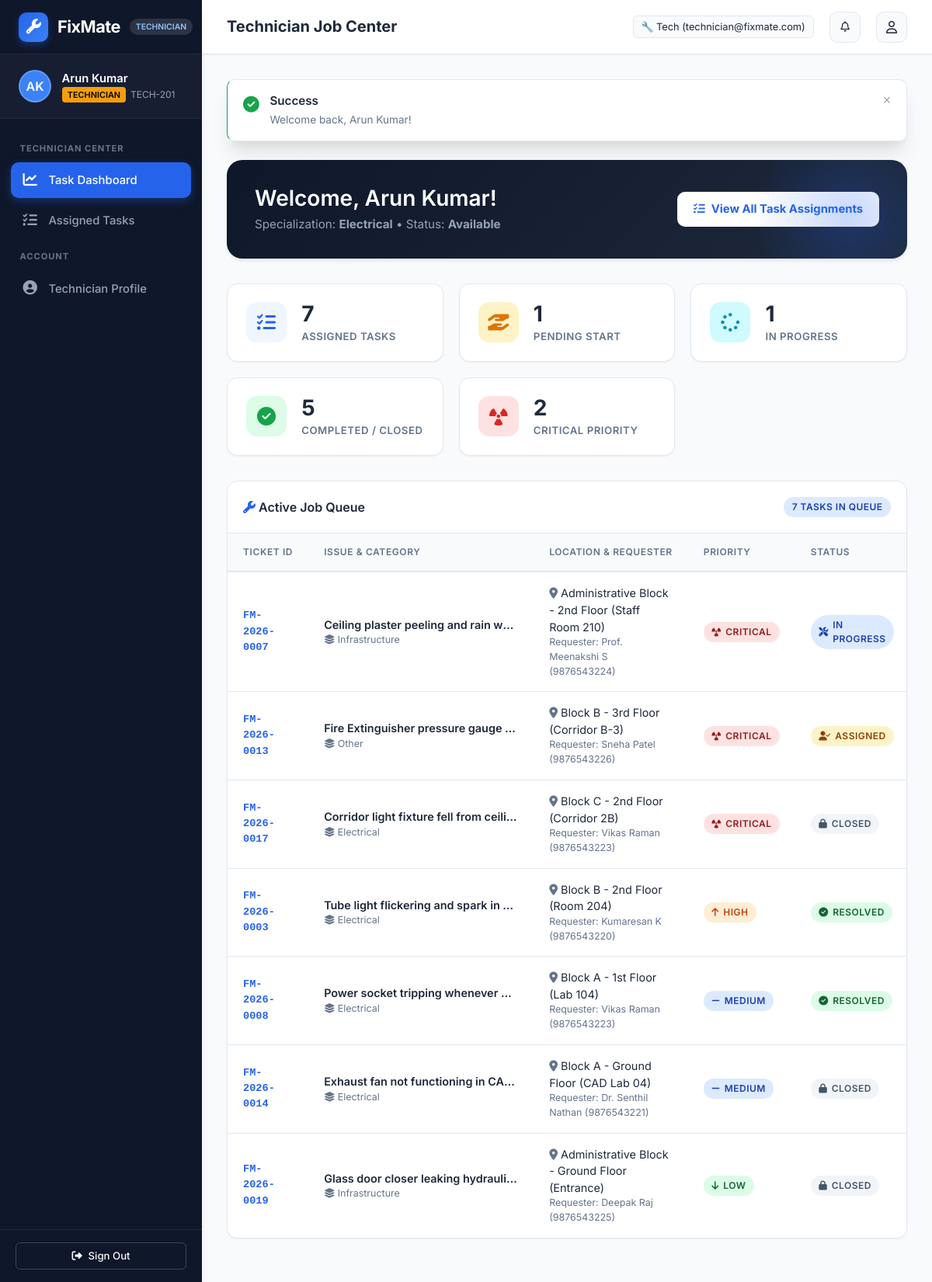
Page /technician/dashboard.php (signed in) on the committed database.
### tables this page shows
CREATE TABLE `technicians` (
  `id` INT AUTO_INCREMENT PRIMARY KEY,
  `user_id` INT NOT NULL UNIQUE,
  `specialization` VARCHAR(100) NOT NULL,
  `availability` ENUM('Available', 'Busy', 'On Leave') NOT NULL DEFAULT 'Available',
  `experience` VARCHAR(50) DEFAULT '3+ years',
  `status` ENUM('active', 'inactive') NOT NULL DEFAULT 'active',
  `created_at` TIMESTAMP NOT NULL DEFAULT CURRENT_TIMESTAMP,
  `updated_at` TIMESTAMP NOT NULL DEFAULT CURRENT_TIMESTAMP ON UPDATE CURRENT_TIMESTAMP,
  FOREIGN KEY (`user_id`) REFERENCES `users`(`id`) ON DELETE CASCADE,
  INDEX `idx_tech_specialization` (`specialization`),
  INDEX `idx_tech_availability` (`availability`)
);

CREATE TABLE `complaints` (
  `id` INT AUTO_INCREMENT PRIMARY KEY,
  `complaint_code` VARCHAR(30) NOT NULL UNIQUE,
  `user_id` INT NOT NULL,
  `category_id` INT NOT NULL,
  `technician_id` INT NULL DEFAULT NULL,
  `title` VARCHAR(255) NOT NULL,
  `description` TEXT NOT NULL,
  `location` VARCHAR(255) NOT NULL,
  `building` VARCHAR(100) NOT NULL,
  `floor` VARCHAR(50) NOT NULL,
  `room_number` VARCHAR(50) NULL DEFAULT NULL,
  `priority` ENUM('Low', 'Medium', 'High', 'Critical') NOT NULL DEFAULT 'Medium',
  `status` ENUM('Submitted', 'Assigned', 'In Progress', 'Resolved', 'Closed') NOT NULL DEFAULT 'Submitted',
  `submitted_date` DATETIME NOT NULL DEFAULT CURRENT_TIMESTAMP,
  `assigned_date` DATETIME NULL DEFAULT NULL,
  `started_date` DATETIME NULL DEFAULT NULL,
  `resolved_date` DATETIME NULL DEFAULT NULL,
  `closed_date` DATETIME NULL DEFAULT NULL,
  `preferred_date` DATE NULL DEFAULT NULL,
  `contact_number` VARCHAR(25) NOT NULL,
  `image_url` VARCHAR(255) NULL DEFAULT NULL,
  `resolution_notes` TEXT NULL DEFAULT NULL,
  `parts_used` VARCHAR(255) NULL DEFAULT NULL,
  `created_at` TIMESTAMP NOT NULL DEFAULT CURRENT_TIMESTAMP,
  `updated_at` TIMESTAMP NOT NULL DEFAULT CURRENT_TIMESTAMP ON UPDATE CURRENT_TIMESTAMP,
  FOREIGN KEY (`user_id`) REFERENCES `users`(`id`) ON DELETE CASCADE,
  FOREIGN KEY (`category_id`) REFERENCES `categories`(`id`) ON DELETE RESTRICT,
  FOREIGN KEY (`technician_id`) REFERENCES `technicians`(`id`) ON DELETE SET NULL,
  INDEX `idx_complaint_status` (`status`),
  INDEX `idx_complaint_priority` (`priority`),
  INDEX `idx_complaint_code` (`complaint_code`)
);

CREATE TABLE `categories` (
  `id` INT AUTO_INCREMENT PRIMARY KEY,
  `category_name` VARCHAR(100) NOT NULL UNIQUE,
  `icon` VARCHAR(50) DEFAULT 'fa-tools',
  `description` TEXT,
  `status` ENUM('active', 'inactive') NOT NULL DEFAULT 'active',
  `created_at` TIMESTAMP NOT NULL DEFAULT CURRENT_TIMESTAMP,
  INDEX `idx_cat_status` (`status`)
);

CREATE TABLE `users` (
  `id` INT AUTO_INCREMENT PRIMARY KEY,
  `full_name` VARCHAR(100) NOT NULL,
  `email` VARCHAR(150) NOT NULL UNIQUE,
  `phone` VARCHAR(25) NOT NULL,
  `employee_id` VARCHAR(50) NOT NULL UNIQUE,
  `department` VARCHAR(100) NOT NULL,
  `password` VARCHAR(255) NOT NULL,
  `role` ENUM('user', 'technician', 'admin') NOT NULL DEFAULT 'user',
  `status` ENUM('active', 'inactive') NOT NULL DEFAULT 'active',
  `created_at` TIMESTAMP NOT NULL DEFAULT CURRENT_TIMESTAMP,
  `updated_at` TIMESTAMP NOT NULL DEFAULT CURRENT_TIMESTAMP ON UPDATE CURRENT_TIMESTAMP,
  INDEX `idx_user_role` (`role`),
  INDEX `idx_user_status` (`status`)
);

### includes/auth.php (called while the page is built, shortened)
<?php
require_once __DIR__ . '/functions.php';
function isLoggedIn(): bool {
    return isset($_SESSION['user_id']) && !empty($_SESSION['user_id']);
}
function getCurrentUser(): ?array {
    return [
        'id'          => (int)$_SESSION['user_id'],
        'full_name'   => $_SESSION['full_name'] ?? 'User',
        'email'       => $_SESSION['email'] ?? '',
        'role'        => $_SESSION['role'] ?? 'user',
        'employee_id' => $_SESSION['employee_id'] ?? '',
        'department'  => $_SESSION['department'] ?? ''
    ];
}

### technician/dashboard.php (the view, shortened to what this page needs)
<?php
require_once __DIR__ . '/../includes/auth.php';
$user = requireRole(['technician', 'admin'], '../');
$pdo = getDB();
$techStmt = $pdo->prepare("SELECT * FROM technicians WHERE user_id = ?");
$techStmt->execute([$user['id']]);
$technician = $techStmt->fetch();
$techId = $technician ? (int)$technician['id'] : 0;
$stmtTotal = $pdo->prepare("SELECT COUNT(*) FROM complaints WHERE technician_id = ?");
$stmtTotal->execute([$techId]);
$totalAssigned = (int)$stmtTotal->fetchColumn();
$stmtPending = $pdo->prepare("SELECT COUNT(*) FROM complaints WHERE technician_id = ? AND status = 'Assigned'");
$stmtPending->execute([$techId]);
$pendingCount = (int)$stmtPending->fetchColumn();
$stmtProgress = $pdo->prepare("SELECT COUNT(*) FROM complaints WHERE technician_id = ? AND status = 'In Progress'");
$stmtProgress->execute([$techId]);
$inProgressCount = (int)$stmtProgress->fetchColumn();
$stmtResolved = $pdo->prepare("SELECT COUNT(*) FROM complaints WHERE technician_id = ? AND status IN ('Resolved', 'Closed')");
$stmtResolved->execute([$techId]);
$completedCount = (int)$stmtResolved->fetchColumn();
$stmtCritical = $pdo->prepare("SELECT COUNT(*) FROM complaints WHERE technician_id = ? AND priority = 'Critical' AND status NOT IN ('Resolved', 'Closed')");
$stmtCritical->execute([$techId]);
$criticalCount = (int)$stmtCritical->fetchColumn();
$stmtTasks = $pdo->prepare("
    SELECT c.*, cat.category_name, u_req.full_name AS requester_name, u_req.phone AS requester_phone
    FROM complaints c
    LEFT JOIN categories cat ON c.category_id = cat.id
    LEFT JOIN users u_req ON c.user_id = u_req.id
    WHERE c.technician_id = ?
    ORDER BY FIELD(c.priority, 'Critical', 'High', 'Medium', 'Low'), c.created_at DESC
    LIMIT 10
");
$stmtTasks->execute([$techId]);
$tasks = $stmtTasks->fetchAll();
require_once __DIR__ . '/../includes/header.php';
require_once __DIR__ . '/../includes/sidebar.php';
?>
<div class="main-wrapper">
  <?php require_once __DIR__ . '/../includes/navbar.php'; ?>
  <main class="page-content">
    <?= displayFlash() ?>
    <div class="dashboard-hero">
      <div class="hero-text">
        <h1>Welcome, <?= e($user['full_name']) ?>!</h1>
        <p>Specialization: <strong><?= e($technician['specialization'] ?? 'General Maintenance') ?></strong> • Status: <strong><?= e($technician['availability'] ?? 'Available') ?></strong></p>
      </div>
      <div>
        <a href="assigned-tasks.php" class="btn btn-primary" style="background:#FFFFFF; color:var(--primary); font-weight:700;">
          <i class="fas fa-list-check"></i> View All Task Assignments
        </a>
      </div>
    </div>
    <div class="stats-grid">
      <div class="stat-card">
        <div class="stat-icon blue"><i class="fas fa-list-check"></i></div>
        <div class="stat-details">
          <div class="stat-value"><?= $totalAssigned ?></div>
          <div class="stat-label">Assigned Tasks</div>
        </div>
      </div>
      <div class="stat-card">
        <div class="stat-icon amber"><i class="fas fa-hand-holding-hand"></i></div>
        <div class="stat-details">
          <div class="stat-value"><?= $pendingCount ?></div>
          <div class="stat-label">Pending Start</div>
        </div>
      </div>
      <div class="stat-card">
        <div class="stat-icon cyan"><i class="fas fa-spinner"></i></div>
        <div class="stat-details">
          <div class="stat-value"><?= $inProgressCount ?></div>
          <div class="stat-label">In Progress</div>
        </div>
      </div>
      <div class="stat-card">
        <div class="stat-icon green"><i class="fas fa-circle-check"></i></div>
        <div class="stat-details">
          <div class="stat-value"><?= $completedCount ?></div>
          <div class="stat-label">Completed / Closed</div>
        </div>
      </div>
      <div class="stat-card">
        <div class="stat-icon red"><i class="fas fa-radiation"></i></div>
        <div class="stat-details">
          <div class="stat-value"><?= $criticalCount ?></div>
          <div class="stat-label">Critical Priority</div>
        </div>
      </div>
    </div>
    <div class="card" style="padding:0; overflow:hidden;">
      <div style="padding:1.25rem; border-bottom:1px solid var(--border-color); display:flex; justify-content:space-between; align-items:center;">
        <div style="font-weight:600; font-size:1rem; color:var(--text-main);">
          <i class="fas fa-wrench text-primary"></i> Active Job Queue
        </div>
        <span class="badge badge-medium"><?= count($tasks) ?> Tasks in Queue</span>
      </div>
      <div class="table-responsive" style="border:none; border-radius:0;">
        <table class="data-table">
          <thead>
            <tr>
              <th>Ticket ID</th>
              <th>Issue & Category</th>
              <th>Location & Requester</th>
              <th>Priority</th>
              <th>Status</th>
            </tr>
          </thead>
          <tbody>
            <?php if (empty($tasks)): ?>
              <tr>
                <td colspan="7">
                  <div class="table-empty-state">
                    <i class="fas fa-check-double"></i>
                    <h3>No pending maintenance jobs</h3>
                    <p>You have zero outstanding repair tickets in your work queue.</p>
                  </div>
                </td>
              </tr>
            <?php else: ?>
              <?php foreach ($tasks as $t): ?>
                <tr>
                  <td class="cell-id"><?= e($t['complaint_code']) ?></td>
                  <td>
                    <div class="cell-title"><?= e($t['title']) ?></div>
                    <div class="cell-subtitle"><i class="fas fa-layer-group"></i> <?= e($t['category_name']) ?></div>
                  </td>
                  <td>
                    <div><i class="fas fa-map-marker-alt text-muted"></i> <?= e($t['location']) ?></div>
                    <div class="cell-subtitle">Requester: <?= e($t['requester_name']) ?> (<?= e($t['requester_phone']) ?>)</div>
                  </td>
                  <td><?= getPriorityBadge($t['priority']) ?></td>
                  <td><?= getStatusBadge($t['status']) ?></td>
                </tr>
              <?php endforeach; ?>
            <?php endif; ?>
          </tbody>
        </table>
      </div>
    </div>
  </main>
</div>
<?php require_once __DIR__ . '/../includes/footer.php'; ?>

### includes/functions.php (shortened to what this page needs)
<?php
function e(?string $string): string {
    return htmlspecialchars($string ?? '', ENT_QUOTES, 'UTF-8');
}
function getFlash(): ?array {
    if (isset($_SESSION['flash'])) {
        $flash = $_SESSION['flash'];
        return $flash;
    }
    return null;
}
function displayFlash(): string {
    $flash = getFlash();
    $type = e($flash['type']);
    $msg = e($flash['message']);
    $icon = match($type) {
        'success' => 'fa-circle-check',
        'danger'  => 'fa-triangle-exclamation',
        'warning' => 'fa-bell',
        default   => 'fa-circle-info'
    };
    return "
    <div class='toast toast-{$type}' style='position:relative; margin-bottom:1.5rem; animation:none; max-width:100%;'>
        <div class='toast-icon'><i class='fas {$icon} text-{$type}'></i></div>
        <div class='toast-content'>
            <div class='toast-title'>" . ucfirst($type) . "</div>
            <div class='toast-msg'>{$msg}</div>
        </div>
        <button class='toast-close' onclick='this.parentElement.remove()'>&times;</button>
    </div>";
}
function getStatusBadge(string $status): string {
    $s = trim($status);
    $class = match(strtolower($s)) {
        'submitted'   => 'badge-submitted',
        'assigned'    => 'badge-assigned',
        'in progress' => 'badge-in-progress',
        'resolved'    => 'badge-resolved',
        'closed'      => 'badge-closed',
        default       => 'badge-submitted'
    };
    $icon = match(strtolower($s)) {
        'submitted'   => 'fa-paper-plane',
        'assigned'    => 'fa-user-check',
        'in progress' => 'fa-screwdriver-wrench',
        'resolved'    => 'fa-circle-check',
        'closed'      => 'fa-lock',
        default       => 'fa-circle'
    };
    return "<span class='badge {$class}'><i class='fas {$icon}'></i> " . e($s) . "</span>";
}
function getPriorityBadge(string $priority): string {
    $p = trim($priority);
    $class = match(strtolower($p)) {
        'low'      => 'badge-low',
        'medium'   => 'badge-medium',
        'high'     => 'badge-high',
        'critical' => 'badge-critical',
        default    => 'badge-medium'
    };
    $icon = match(strtolower($p)) {
        'low'      => 'fa-arrow-down',
        'medium'   => 'fa-minus',
        'high'     => 'fa-arrow-up',
        'critical' => 'fa-radiation',
        default    => 'fa-circle'
    };
    return "<span class='badge {$class}'><i class='fas {$icon}'></i> " . e($p) . "</span>";
}

### rows in the picture
technicians: specialization "Electrical", availability "Available"
complaints: complaint_code "FM-2026-0007", title "Ceiling plaster peeling and rain w…", category.category_name "Infrastructure", location "Administrative Block - 2nd Floor (Staff Room 210)", user.full_name "Prof. Meenakshi S", user.phone "9876543224", priority "CRITICAL", status "IN PROGRESS"
complaints: complaint_code "FM-2026-0013", title "Fire Extinguisher pressure gauge…", category.category_name "Other", location "Block B - 3rd Floor (Corridor B-3)", user.full_name "Sneha Patel", user.phone "9876543226", priority "CRITICAL", status "ASSIGNED"
complaints: complaint_code "FM-2026-0017", title "Corridor light fixture fell from ceili…", category.category_name "Electrical", location "Block C - 2nd Floor (Corridor 2B)", user.full_name "Vikas Raman", user.phone "9876543223", priority "CRITICAL", status "CLOSED"
complaints: complaint_code "FM-2026-0003", title "Tube light flickering and spark in…", category.category_name "Electrical", location "Block B - 2nd Floor (Room 204)", user.full_name "Kumaresan K", user.phone "9876543220", priority "HIGH", status "RESOLVED"
complaints: complaint_code "FM-2026-0008", title "Power socket tripping whenever…", category.category_name "Electrical", location "Block A - 1st Floor (Lab 104)", user.full_name "Vikas Raman", user.phone "9876543223", priority "MEDIUM", status "RESOLVED"
complaints: complaint_code "FM-2026-0014", title "Exhaust fan not functioning in CA…", category.category_name "Electrical", location "Block A - Ground Floor (CAD Lab 04)", user.full_name "Dr. Senthil Nathan", user.phone "9876543221", priority "MEDIUM", status "CLOSED"
complaints: complaint_code "FM-2026-0019", title "Glass door closer leaking hydrauli…", category.category_name "Infrastructure", location "Administrative Block - Ground Floor (Entrance)", user.full_name "Deepak Raj", user.phone "9876543225", priority "LOW", status "CLOSED"

### other values in the picture
$role "TECHNICIAN"
$initials "AK"
$userName "Arun Kumar"
$empId "TECH-201"
$header_title "Technician Job Center"
$type "Success"
$msg "Welcome back, Arun Kumar!"
$user['full_name'] "Arun Kumar"
$totalAssigned "7"
$pendingCount "1"
$inProgressCount "1"
$completedCount "5"
$criticalCount "2"
count($tasks) "7"
